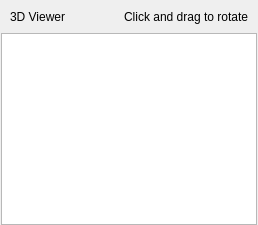
         <widget class="QWidget" name="viewLayout" native="true">
          <layout class="QVBoxLayout" name="verticalLayout_29">
           <property name="spacing">
            <number>0</number>
           </property>
           <property name="leftMargin">
            <number>1</number>
           </property>
           <property name="topMargin">
            <number>1</number>
           </property>
           <property name="rightMargin">
            <number>1</number>
           </property>
           <property name="bottomMargin">
            <number>0</number>
           </property>
           <item>
            <widget class="QWidget" name="viewTitleLayout" native="true">
             <layout class="QHBoxLayout" name="horizontalLayout_3">
              <item>
               <widget class="QLabel" name="mainTitleViewLabel">
                <property name="text">
                 <string>3D Viewer</string>
                </property>
               </widget>
              </item>
              <item>
               <widget class="QLabel" name="subTitleViewIcon">
                <property name="maximumSize">
                 <size>
                  <width>13</width>
                  <height>13</height>
                 </size>
                </property>
                <property name="pixmap">
                 <pixmap resource="resources.qrc">:/icons/icons/eye_small.svg</pixmap>
                </property>
                <property name="scaledContents">
                 <bool>true</bool>
                </property>
               </widget>
              </item>
              <item>
               <widget class="QLabel" name="subTitleViewLabel">
                <property name="maximumSize">
                 <size>
                  <width>140</width>
                  <height>20</height>
                 </size>
                </property>
                <property name="text">
                 <string>Click and drag to rotate</string>
                </property>
                <property name="scaledContents">
                 <bool>true</bool>
                </property>
                <property name="alignment">
                 <set>Qt::AlignmentFlag::AlignRight|Qt::AlignmentFlag::AlignTrailing|Qt::AlignmentFlag::AlignVCenter</set>
                </property>
               </widget>
              </item>
             </layout>
            </widget>
           </item>
           <item>
            <widget class="QGraphicsView" name="graphicsView"/>
           </item>
          </layout>
         </widget>
